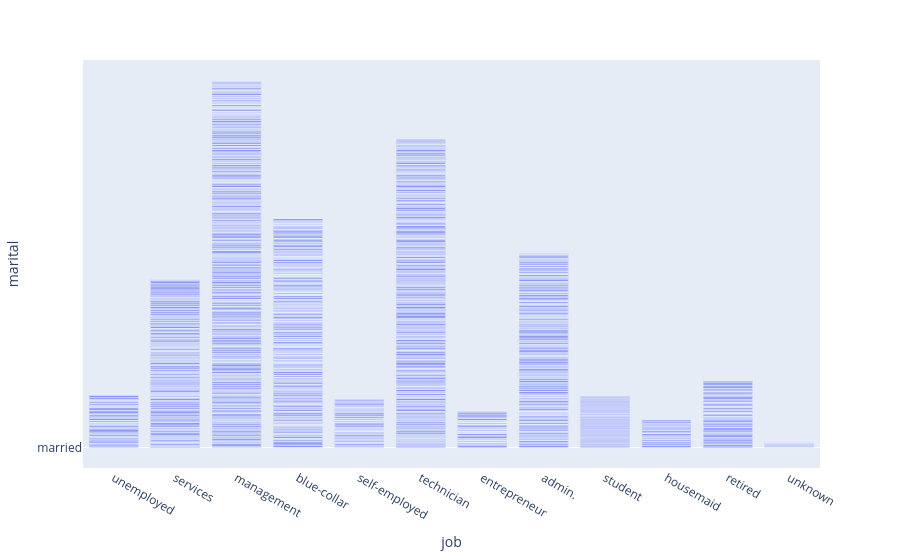

Here is the notebook cell this chart was saved with:
### Markdown cell above
# **Base plot of grouped Bar Plot**
**Default** — one bar per category, blue colour, column names as labels, grey background, hover tooltip

**Not default** — title, subtitle, units, reference line, source note, bar borders, white background, tick rotation, hover

### Code cell
px.bar(df, x="job", y="marital")

### Figure 1 — Plotly figure (JSON) as saved in the notebook; plotly's stock layout.template omitted (floating-point values rounded to 4 significant figures; data arrays with more than 128 entries replaced by an {"elided": "..."} marker saying what was removed)
{"data": [{"hovertemplate": "job=%{x}<br>marital=%{y}<extra></extra>", "legendgroup": "", "marker": {"color": "#636efa", "pattern": {"shape": ""}}, "name": "", "orientation": "v", "showlegend": false, "textposition": "auto", "type": "bar", "x": {"elided": "4521 str values"}, "xaxis": "x", "y": {"elided": "4521 str values"}, "yaxis": "y"}], "layout": {"autosize": true, "barmode": "relative", "legend": {"tracegroupgap": 0}, "margin": {"t": 60}, "xaxis": {"anchor": "y", "autorange": true, "domain": [0, 1], "range": [-0.5, 11.5], "title": {"text": "job"}, "type": "category"}, "yaxis": {"anchor": "x", "autorange": true, "domain": [0, 1], "range": [-29.5, 560.5], "title": {"text": "marital"}, "type": "category"}}}
